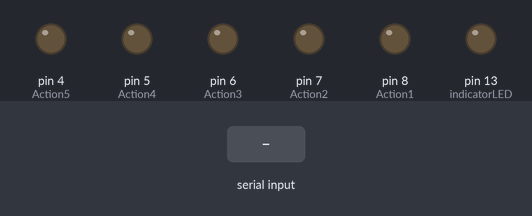
Recording of a sketch running on a simulated Arduino Uno, built with avr-gcc and run on an emulated ATmega328P. On the bench: output pins drawn as LEDs (lit = HIGH). Inputs (shaded band) come from the test bench.

Above: at 1.2 s.
1.3 s: "R\n" received over Serial
At 1.7 s:
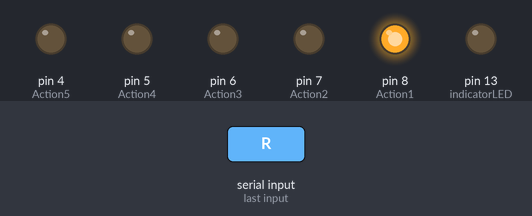
2.8 s: "T\n" received over Serial
At 4.0 s:
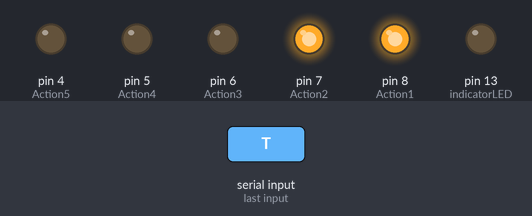
4.3 s: "Y\n" received over Serial
At 5.2 s:
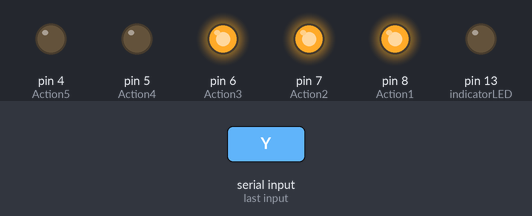
5.8 s: "U\n" received over Serial
At 6.3 s:
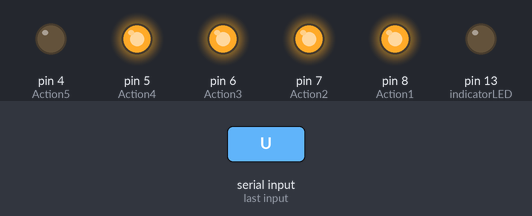
7.3 s: "I\n" received over Serial
At 8.5 s:
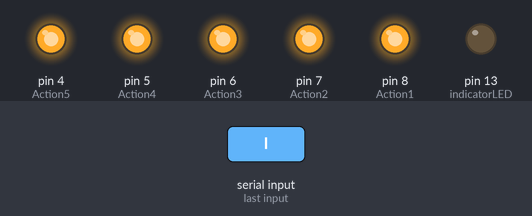
8.8 s: "R\n" received over Serial
At 9.8 s:
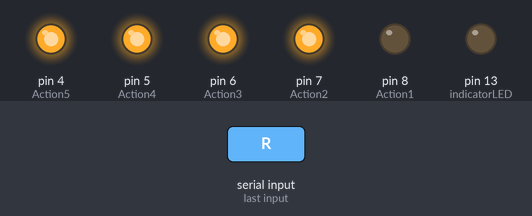
Timing chart, 0 to 11.3 s (numbered marks = the images above; inputs shaded):
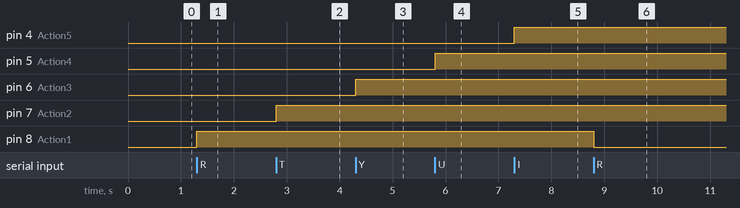

The sketch:

Survival.ino
```cpp
int braudRate = 9600;
int Action1 = 8;
int Action2 = 7;
int Action3 = 6;
int Action4 = 5;
int Action5 = 4;
int indicatorLED = 13;
bool State1 = false;
bool State2 = false;
bool State3 = false;
bool State4 = false;
bool State5 = false;

//These variables are the pins that trigger relays which then triggers hidden abilities :D


void setup() {

Serial.begin(braudRate);

//pins
pinMode(Action1, OUTPUT);
pinMode(Action2, OUTPUT);
pinMode(Action3, OUTPUT);
pinMode(Action4, OUTPUT);
pinMode(Action5, OUTPUT);

pinMode(indicatorLED, OUTPUT);
//pins
}

void loop() {

if (Serial.available()) {
  String commandInput_technicallyASpell = Serial.readStringUntil('\n');
  commandInput_technicallyASpell.trim();


  if (commandInput_technicallyASpell == "R") {
    if (State1 == false) {
      State1 = true;
      digitalWrite(Action1, HIGH);

    }
    else if(State1 == true) {
      State1 = false;
      digitalWrite(Action1, LOW);
    }

  }


  if (commandInput_technicallyASpell == "T") {
    if (State2 == false) {
      State2 = true;
      digitalWrite(Action2, HIGH);

    }
    else if(State2 == true) {
      State2 = false;
      digitalWrite(Action2, LOW);
    }
  }

  if (commandInput_technicallyASpell == "Y") {
    if (State3 == false) {
      State3 = true;
      digitalWrite(Action3, HIGH);

    }
    else if(State3 == true) {
      State3 = false;
      digitalWrite(Action3, LOW);
    }
  }

  if (commandInput_technicallyASpell == "U") {
    if (State4 == false) {
      State4 = true;
      digitalWrite(Action4, HIGH);

    }
    else if(State4 == true) {
      State4 = false;
      digitalWrite(Action4, LOW);
    }
  }

  if (commandInput_technicallyASpell == "I") {
    if (State5 == false) {
      State5 = true;
      digitalWrite(Action5, HIGH);

    }
    else if(State5 == true) {
      State5 = false;
      digitalWrite(Action5, LOW);
    }
  }

}

}
      
```

Measured:
- after the input at 1.3 s, pin 8 (Action1): LOW → HIGH at once
- after the input at 2.8 s, pin 7 (Action2): LOW → HIGH at once
- after the input at 4.3 s, pin 6 (Action3): LOW → HIGH at once
- after the input at 5.8 s, pin 5 (Action4): LOW → HIGH at once
- after the input at 7.3 s, pin 4 (Action5): LOW → HIGH at once
- after the input at 8.8 s, pin 8 (Action1): HIGH → LOW at once
